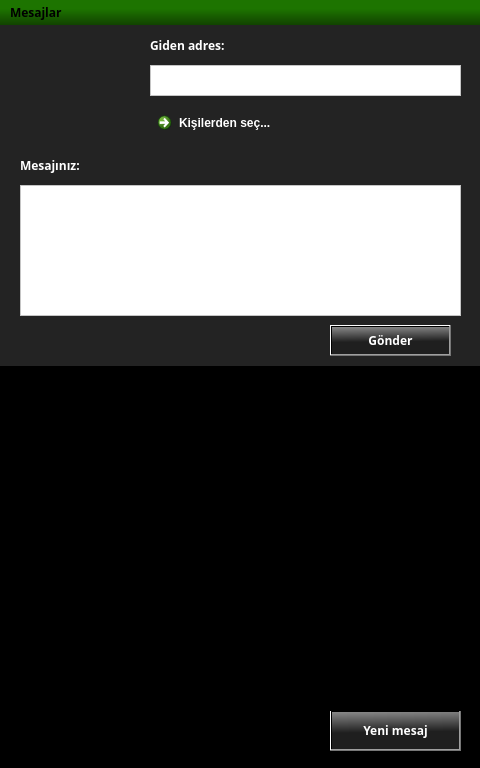
<?xml version="1.0" encoding="UTF-8"?>
<ui version="4.0">
 <class>Form</class>
 <widget class="QWidget" name="Form">
  <property name="geometry">
   <rect>
    <x>0</x>
    <y>0</y>
    <width>480</width>
    <height>768</height>
   </rect>
  </property>
  <property name="windowTitle">
   <string>Form</string>
  </property>
  <property name="styleSheet">
   <string notr="true">background-color: rgb(0, 0, 0);</string>
  </property>
  <widget class="QFrame" name="frame">
   <property name="geometry">
    <rect>
     <x>0</x>
     <y>0</y>
     <width>480</width>
     <height>768</height>
    </rect>
   </property>
   <property name="frameShape">
    <enum>QFrame::Shape::NoFrame</enum>
   </property>
   <property name="frameShadow">
    <enum>QFrame::Shadow::Raised</enum>
   </property>
   <widget class="QFrame" name="frame_2">
    <property name="geometry">
     <rect>
      <x>0</x>
      <y>0</y>
      <width>481</width>
      <height>25</height>
     </rect>
    </property>
    <property name="styleSheet">
     <string notr="true">background-color: qlineargradient(spread:pad, x1:0.881962, y1:0.353, x2:0.882, y2:1, stop:0 rgba(29, 116, 0, 255), stop:1 rgba(17, 66, 0, 255));</string>
    </property>
    <property name="frameShape">
     <enum>QFrame::Shape::NoFrame</enum>
    </property>
    <property name="frameShadow">
     <enum>QFrame::Shadow::Raised</enum>
    </property>
    <widget class="QLabel" name="label">
     <property name="geometry">
      <rect>
       <x>10</x>
       <y>2</y>
       <width>91</width>
       <height>21</height>
      </rect>
     </property>
     <property name="font">
      <font>
       <family>Droid Sans</family>
       <bold>true</bold>
      </font>
     </property>
     <property name="styleSheet">
      <string notr="true">background-color: rgba(255, 255, 255, 0);</string>
     </property>
     <property name="text">
      <string>Mesajlar</string>
     </property>
    </widget>
   </widget>
   <widget class="QFrame" name="frame_3">
    <property name="enabled">
     <bool>true</bool>
    </property>
    <property name="geometry">
     <rect>
      <x>-40</x>
      <y>25</y>
      <width>551</width>
      <height>341</height>
     </rect>
    </property>
    <property name="styleSheet">
     <string notr="true">background-color: qlineargradient(spread:pad, x1:0.35, y1:0.551227, x2:0.321858, y2:0, stop:0 rgba(31, 31, 31, 255), stop:1 rgba(133, 133, 133, 255));
background-color: rgb(35, 35, 35);</string>
    </property>
    <property name="frameShape">
     <enum>QFrame::Shape::NoFrame</enum>
    </property>
    <property name="frameShadow">
     <enum>QFrame::Shadow::Raised</enum>
    </property>
    <widget class="QLabel" name="label_4">
     <property name="geometry">
      <rect>
       <x>60</x>
       <y>10</y>
       <width>111</width>
       <height>111</height>
      </rect>
     </property>
     <property name="text">
      <string/>
     </property>
     <property name="pixmap">
      <pixmap>../Downloads/240_F_139593753_ROgZsChOUo4P4qbOdKsgbxMvwHYHrma9.jpg</pixmap>
     </property>
     <property name="scaledContents">
      <bool>true</bool>
     </property>
    </widget>
    <widget class="QLabel" name="label_5">
     <property name="geometry">
      <rect>
       <x>190</x>
       <y>10</y>
       <width>201</width>
       <height>20</height>
      </rect>
     </property>
     <property name="font">
      <font>
       <family>Droid Sans</family>
       <bold>true</bold>
      </font>
     </property>
     <property name="styleSheet">
      <string notr="true">color: rgb(255, 255, 255);</string>
     </property>
     <property name="text">
      <string>Giden adres:</string>
     </property>
    </widget>
    <widget class="QTextEdit" name="textEdit">
     <property name="geometry">
      <rect>
       <x>190</x>
       <y>40</y>
       <width>311</width>
       <height>31</height>
      </rect>
     </property>
     <property name="styleSheet">
      <string notr="true">background-color: rgb(255, 255, 255);</string>
     </property>
    </widget>
    <widget class="QCommandLinkButton" name="commandLinkButton">
     <property name="geometry">
      <rect>
       <x>190</x>
       <y>80</y>
       <width>187</width>
       <height>41</height>
      </rect>
     </property>
     <property name="styleSheet">
      <string notr="true">color: rgb(255, 255, 255);</string>
     </property>
     <property name="text">
      <string>Kişilerden seç...</string>
     </property>
    </widget>
    <widget class="QLabel" name="label_6">
     <property name="geometry">
      <rect>
       <x>60</x>
       <y>130</y>
       <width>201</width>
       <height>20</height>
      </rect>
     </property>
     <property name="font">
      <font>
       <family>Droid Sans</family>
       <bold>true</bold>
      </font>
     </property>
     <property name="styleSheet">
      <string notr="true">color: rgb(255, 255, 255);</string>
     </property>
     <property name="text">
      <string>Mesajınız:</string>
     </property>
    </widget>
    <widget class="QTextEdit" name="textEdit_2">
     <property name="geometry">
      <rect>
       <x>60</x>
       <y>160</y>
       <width>441</width>
       <height>131</height>
      </rect>
     </property>
     <property name="styleSheet">
      <string notr="true">background-color: rgb(255, 255, 255);</string>
     </property>
    </widget>
    <widget class="QPushButton" name="pushButton_2">
     <property name="geometry">
      <rect>
       <x>370</x>
       <y>300</y>
       <width>121</width>
       <height>31</height>
      </rect>
     </property>
     <property name="font">
      <font>
       <family>Droid Sans</family>
       <bold>true</bold>
      </font>
     </property>
     <property name="styleSheet">
      <string notr="true">background-color: qlineargradient(spread:pad, x1:0.35, y1:0.551227, x2:0.321858, y2:0, stop:0 rgba(31, 31, 31, 255), stop:1 rgba(133, 133, 133, 255));
color:rgb(255, 255, 255)</string>
     </property>
     <property name="text">
      <string>Gönder</string>
     </property>
     <property name="autoDefault">
      <bool>false</bool>
     </property>
     <property name="default">
      <bool>false</bool>
     </property>
     <property name="flat">
      <bool>false</bool>
     </property>
    </widget>
   </widget>
   <widget class="QPushButton" name="pushButton_3">
    <property name="geometry">
     <rect>
      <x>330</x>
      <y>710</y>
      <width>131</width>
      <height>41</height>
     </rect>
    </property>
    <property name="font">
     <font>
      <family>Droid Sans</family>
      <bold>true</bold>
     </font>
    </property>
    <property name="styleSheet">
     <string notr="true">background-color: qlineargradient(spread:pad, x1:0.35, y1:0.551227, x2:0.321858, y2:0, stop:0 rgba(31, 31, 31, 255), stop:1 rgba(133, 133, 133, 255));
color: rgb(255, 255, 255);</string>
    </property>
    <property name="text">
     <string>Yeni mesaj</string>
    </property>
   </widget>
   <widget class="QTreeWidget" name="treeWidget">
    <property name="geometry">
     <rect>
      <x>10</x>
      <y>50</y>
      <width>461</width>
      <height>661</height>
     </rect>
    </property>
    <property name="font">
     <font>
      <family>Droid Sans</family>
      <pointsize>12</pointsize>
      <bold>true</bold>
     </font>
    </property>
    <property name="styleSheet">
     <string notr="true">color: rgb(255, 255, 255);</string>
    </property>
    <property name="frameShape">
     <enum>QFrame::Shape::NoFrame</enum>
    </property>
    <property name="iconSize">
     <size>
      <width>30</width>
      <height>30</height>
     </size>
    </property>
    <property name="animated">
     <bool>true</bool>
    </property>
    <column>
     <property name="text">
      <string>Tüm mesajlar</string>
     </property>
     <property name="icon">
      <iconset>
       <normaloff>../Downloads/logo.png</normaloff>../Downloads/logo.png</iconset>
     </property>
    </column>
    <item>
     <property name="text">
      <string>Mesajlar</string>
     </property>
     <property name="icon">
      <iconset>
       <normaloff>../Downloads/Frame 10 (2) (1).png</normaloff>../Downloads/Frame 10 (2) (1).png</iconset>
     </property>
     <item>
      <property name="text">
       <string>Okunmamış mesajlar</string>
      </property>
      <property name="icon">
       <iconset>
        <normaloff>../Downloads/Removal-193.png</normaloff>../Downloads/Removal-193.png</iconset>
      </property>
     </item>
     <item>
      <property name="text">
       <string>Okunmuş mesajlar</string>
      </property>
      <property name="icon">
       <iconset>
        <normaloff>../Downloads/Removal-665.png</normaloff>../Downloads/Removal-665.png</iconset>
      </property>
     </item>
     <item>
      <property name="text">
       <string>Engellenmiş mesajlar</string>
      </property>
      <property name="icon">
       <iconset>
        <normaloff>../Downloads/Removal-797.png</normaloff>../Downloads/Removal-797.png</iconset>
      </property>
     </item>
     <item>
      <property name="text">
       <string>Taslaklar</string>
      </property>
      <property name="icon">
       <iconset>
        <normaloff>../Downloads/Frame 13 (1) (1).png</normaloff>../Downloads/Frame 13 (1) (1).png</iconset>
      </property>
     </item>
     <item>
      <property name="text">
       <string>Gönderilen mesajlar</string>
      </property>
      <property name="icon">
       <iconset>
        <normaloff>../Downloads/icons8-touch-50.png</normaloff>../Downloads/icons8-touch-50.png</iconset>
      </property>
     </item>
    </item>
    <item>
     <property name="text">
      <string>İçerik bulunduran mesajlar</string>
     </property>
     <property name="icon">
      <iconset>
       <normaloff>../Downloads/Frame 16 (5).png</normaloff>../Downloads/Frame 16 (5).png</iconset>
     </property>
     <item>
      <property name="text">
       <string>Bağlantı içeren mesajlar</string>
      </property>
      <property name="icon">
       <iconset>
        <normaloff>../Documents/1000021801-removebg-preview.png</normaloff>../Documents/1000021801-removebg-preview.png</iconset>
      </property>
     </item>
     <item>
      <property name="text">
       <string>Numara içeren mesajlar</string>
      </property>
      <property name="icon">
       <iconset>
        <normaloff>../Downloads/Frame 12 (5).png</normaloff>../Downloads/Frame 12 (5).png</iconset>
      </property>
     </item>
     <item>
      <property name="text">
       <string>Resim/ek içeren mesajlar</string>
      </property>
      <property name="icon">
       <iconset>
        <normaloff>../Downloads/Frame 16 (5).png</normaloff>../Downloads/Frame 16 (5).png</iconset>
      </property>
     </item>
    </item>
   </widget>
   <zorder>frame_2</zorder>
   <zorder>pushButton_3</zorder>
   <zorder>treeWidget</zorder>
   <zorder>frame_3</zorder>
  </widget>
 </widget>
 <resources/>
 <connections/>
</ui>
